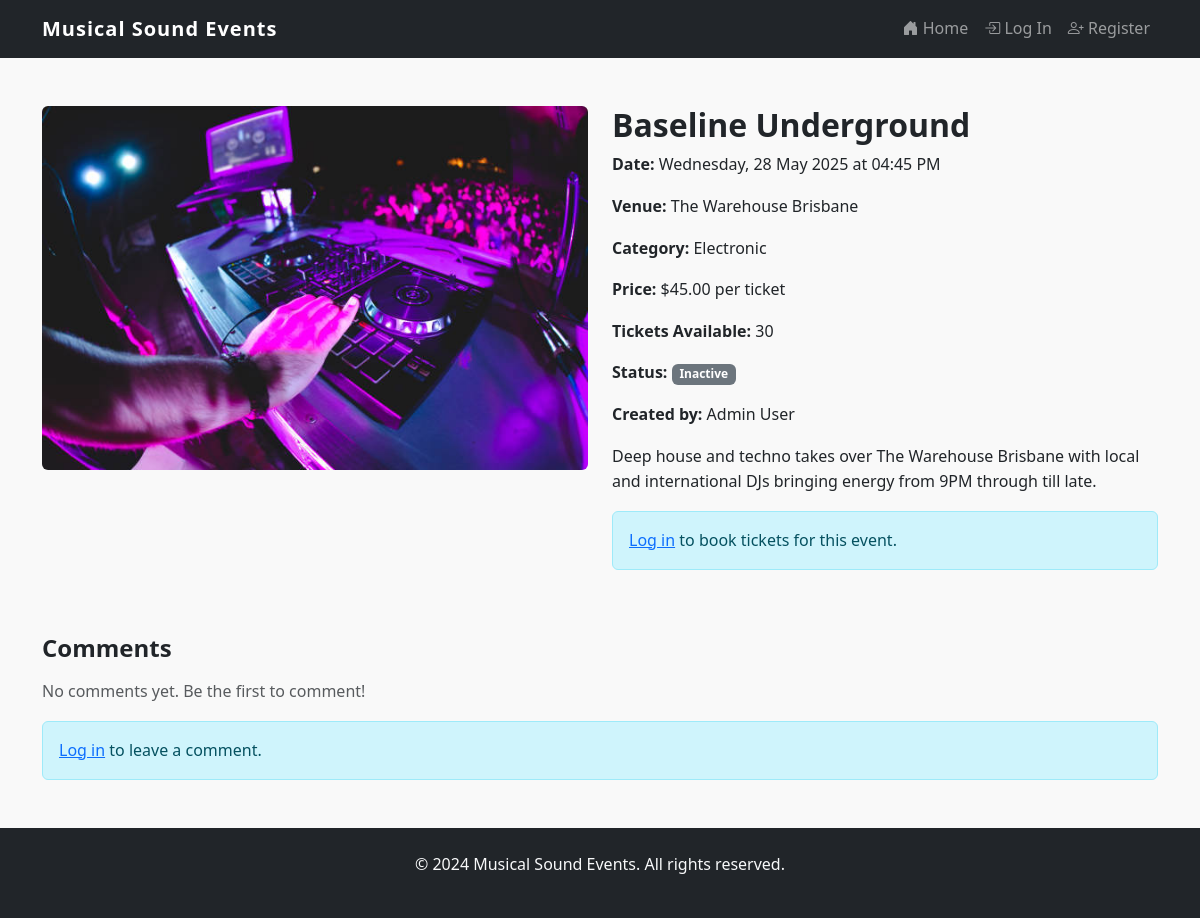
/event/3, run on the app's committed database.
### website/models.py (models this page shows)
class Event(db.Model):
    id = db.Column(db.Integer, primary_key=True)
    name = db.Column(db.String(150), nullable=False)
    description = db.Column(db.Text, nullable=False)
    date = db.Column(db.DateTime, nullable=False)
    venue = db.Column(db.String(200), nullable=False)
    image = db.Column(db.String(400), nullable=True, default='default_event.jpg')
    category = db.Column(db.String(50), nullable=False)
    price = db.Column(db.Float, nullable=False)
    tickets_available = db.Column(db.Integer, nullable=False)
    status = db.Column(db.String(20), nullable=False, default='Open')
    created_at = db.Column(db.DateTime, default=datetime.utcnow)
    user_id = db.Column(db.Integer, db.ForeignKey('user.id'), nullable=False)
    comments = db.relationship('Comment', backref='event', cascade='all, delete-orphan')
    orders = db.relationship('Order', backref='event')

class User(db.Model, UserMixin):
    id = db.Column(db.Integer, primary_key=True)
    first_name = db.Column(db.String(100), nullable=False)
    surname = db.Column(db.String(100), nullable=False)
    name = db.Column(db.String(150), nullable=False, unique=True)
    email = db.Column(db.String(150), nullable=False, unique=True)
    password_hash = db.Column(db.String(150), nullable=False)
    contact_number = db.Column(db.String(20), nullable=False)
    street_address = db.Column(db.Text, nullable=False)
    comments = db.relationship('Comment', backref='user')
    orders = db.relationship('Order', backref='user')
    events = db.relationship('Event', backref='creator')

### website/views.py (the view)
@main_bp.route('/event/<int:id>') # Route for event details
def event_detail(id):
    event = Event.query.get_or_404(id)
    comment_form = CommentForm()
    booking_form = BookingForm()
    comments = Comment.query.filter_by(event_id=id).order_by(Comment.created_at.desc()).all()
    return render_template('event.html', event=event, comment_form=comment_form,
                         booking_form=booking_form, comments=comments)

### website/templates/event.html (shortened to what this page needs)
{% extends "base.html" %}
{% block content %}
<div class="container my-5">
    <div class="row">
        <div class="col-md-6">
            <img src="{{ url_for('static', filename='img/' + event.image) }}"
                 class="img-fluid rounded" alt="{{ event.name }}" />
        </div>
        <div class="col-md-6">
            <h2>{{ event.name }}</h2>
            <p><strong>Date:</strong> {{ event.date.strftime('%A, %d %B %Y at %I:%M %p') }}</p>
            <p><strong>Venue:</strong> {{ event.venue }}</p>
            <p><strong>Category:</strong> {{ event.category }}</p>
            <p><strong>Price:</strong> ${{ "%.2f"|format(event.price) }} per ticket</p>
            <p><strong>Tickets Available:</strong> {{ event.tickets_available }}</p>
            <p><strong>Status:</strong>
                {% if event.status == 'Open' %}
                    <span class="badge bg-success">{{ event.status }}</span>
                {% elif event.status == 'Sold Out' %}
                    <span class="badge bg-warning text-dark">{{ event.status }}</span>
                {% elif event.status == 'Inactive' %}
                    <span class="badge bg-secondary">{{ event.status }}</span>
                {% elif event.status == 'Cancelled' %}
                    <span class="badge bg-danger">{{ event.status }}</span>
                {% endif %}
            </p>
            <p><strong>Created by:</strong> {{ event.creator.first_name }} {{ event.creator.surname }}</p>
            <p>{{ event.description }}</p>
            {% if current_user.is_authenticated %}
                {% if event.status == 'Open' and event.tickets_available > 0 %}
                    <form method="POST" action="{{ url_for('main.book_tickets', id=event.id) }}" class="mt-4">
                        {{ booking_form.hidden_tag() }}
                        <div class="mb-3">
                            {{ booking_form.quantity.label(class="form-label") }}
                            {{ booking_form.quantity(class="form-select", max=event.tickets_available) }}
                            {% if booking_form.quantity.errors %}
                                <div class="text-danger">
                                    {% for error in booking_form.quantity.errors %}
                                        <small>{{ error }}</small>
                                    {% endfor %}
                                </div>
                            {% endif %}
                        </div>
                        <p class="text-muted">* Total price will be calculated at checkout.</p>
                        {{ booking_form.submit(class="btn btn-primary") }}
                    </form>
                {% elif event.status == 'Sold Out' %}
                    <div class="alert alert-warning">This event is sold out.</div>
                {% elif event.status == 'Cancelled' %}
                    <div class="alert alert-danger">This event has been cancelled.</div>
                {% elif event.status == 'Inactive' %}
                    <div class="alert alert-secondary">This event has ended.</div>
                {% endif %}
                {% if current_user.id == event.user_id and event.status != 'Cancelled' %}
                    <div class="mt-3">
                        <a href="{{ url_for('main.edit_event', id=event.id) }}" class="btn btn-outline-primary">Edit Event</a>
                        <a href="{{ url_for('main.cancel_event', id=event.id) }}"
                           class="btn btn-outline-danger"
                           onclick="return confirm('Are you sure you want to cancel this event?')">Cancel Event</a>
                    </div>
                {% endif %}
            {% else %}
                <div class="alert alert-info">
                    <a href="{{ url_for('auth.login') }}">Log in</a> to book tickets for this event.
                </div>
            {% endif %}
        </div>
    </div>
</div>
<div class="container my-5">
    <h4 class="mb-3">Comments</h4>
    {% if comments %}
        <div class="mb-4">
            {% for comment in comments %}
                <div class="border p-3 rounded mb-2">
                    <strong>{{ comment.user.first_name }} {{ comment.user.surname }}:</strong> {{ comment.content }}
                    <div class="text-muted small">Posted on {{ comment.created_at.strftime('%B %d, %Y at %I:%M %p') }}</div>
                </div>
            {% endfor %}
        </div>
    {% else %}
        <p class="text-muted">No comments yet. Be the first to comment!</p>
    {% endif %}
    {% if current_user.is_authenticated %}
        <h5>Leave a Comment</h5>
        <form method="POST" action="{{ url_for('main.add_comment', id=event.id) }}">
            {{ comment_form.hidden_tag() }}
            <div class="mb-3">
                {{ comment_form.content.label(class="form-label") }}
                {{ comment_form.content(class="form-control", rows="3") }}
                {% if comment_form.content.errors %}
                    <div class="text-danger">
                        {% for error in comment_form.content.errors %}
                            <small>{{ error }}</small>
                        {% endfor %}
                    </div>
                {% endif %}
            </div>
            {{ comment_form.submit(class="btn btn-outline-secondary") }}
        </form>
    {% else %}
        <div class="alert alert-info">
            <a href="{{ url_for('auth.login') }}">Log in</a> to leave a comment.
        </div>
    {% endif %}
</div>
{% endblock %}

### website/static/style/style.css (style rules this page uses)
body { font-family: 'Segoe UI', sans-serif; line-height: 1.6; background-color: #f9f9f9; }
h2, h4, h5 { font-weight: 600; }

### data on the page
Event: image (picture), name "Baseline Underground", date "Wednesday, 28 May 2025 at 04:45 PM", venue "The Warehouse Brisbane", category "Electronic", price "45.00", tickets_available "30", status "Inactive", description "Deep house and techno takes over The Warehouse Brisbane with local and international DJs bringing energy from 9PM through till late."
User: creator.first_name "Admin", creator.surname "User"
